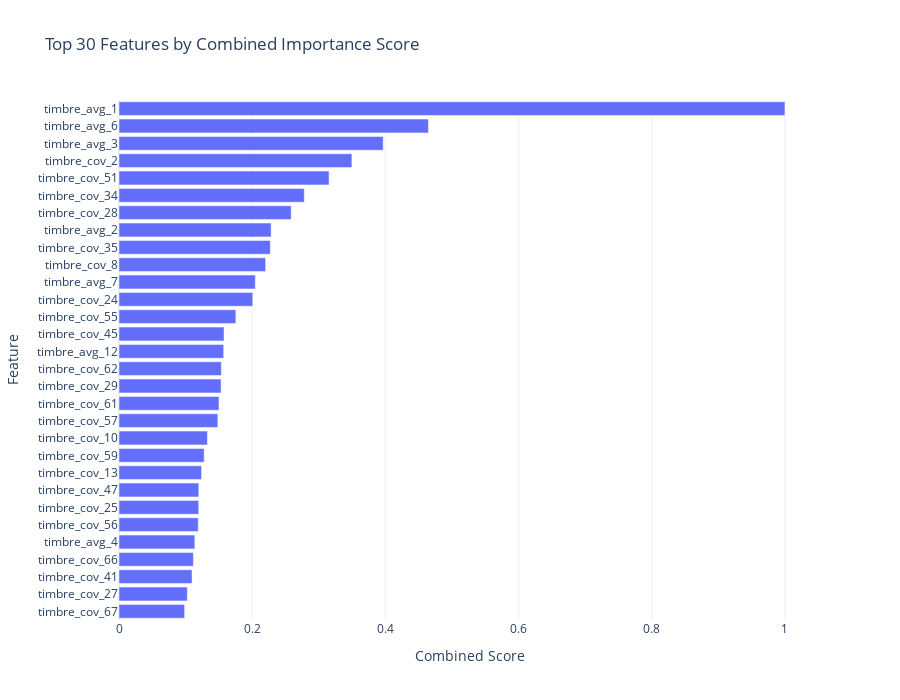

Source (notebook cell):
### Code cell
fig = px.bar(
    importance_combined.head(30),
    x='combined_score', y='feature',
    orientation='h',
    title='Top 30 Features by Combined Importance Score',
    labels={'combined_score': 'Combined Score', 'feature': 'Feature'}
)
fig.update_layout(template='plotly_white', height=700, yaxis={'categoryorder': 'total ascending'})
fig.write_html('reports/figures/19_combined_importance.html')
fig.show()

### Figure 1 — Plotly figure (JSON) as saved in the notebook; plotly's stock layout.template omitted (floating-point values rounded to 4 significant figures)
{"data": [{"hovertemplate": "Combined Score=%{x}<br>Feature=%{y}<extra></extra>", "legendgroup": "", "marker": {"color": "#636efa", "pattern": {"shape": ""}}, "name": "", "orientation": "h", "showlegend": false, "textposition": "auto", "type": "bar", "x": [1.0, 0.4647, 0.3967, 0.3497, 0.3154, 0.2782, 0.2585, 0.2284, 0.2272, 0.2202, 0.2047, 0.2009, 0.1754, 0.1577, 0.1572, 0.1536, 0.1533, 0.1501, 0.1484, 0.1328, 0.1279, 0.124, 0.1198, 0.1197, 0.119, 0.1139, 0.1117, 0.1097, 0.1026, 0.09853], "xaxis": "x", "y": ["timbre_avg_1", "timbre_avg_6", "timbre_avg_3", "timbre_cov_2", "timbre_cov_51", "timbre_cov_34", "timbre_cov_28", "timbre_avg_2", "timbre_cov_35", "timbre_cov_8", "timbre_avg_7", "timbre_cov_24", "timbre_cov_55", "timbre_cov_45", "timbre_avg_12", "timbre_cov_62", "timbre_cov_29", "timbre_cov_61", "timbre_cov_57", "timbre_cov_10", "timbre_cov_59", "timbre_cov_13", "timbre_cov_47", "timbre_cov_25", "timbre_cov_56", "timbre_avg_4", "timbre_cov_66", "timbre_cov_41", "timbre_cov_27", "timbre_cov_67"], "yaxis": "y"}], "layout": {"barmode": "relative", "height": 700, "legend": {"tracegroupgap": 0}, "title": {"text": "Top 30 Features by Combined Importance Score"}, "xaxis": {"anchor": "y", "domain": [0, 1], "title": {"text": "Combined Score"}}, "yaxis": {"anchor": "x", "categoryorder": "total ascending", "domain": [0, 1], "title": {"text": "Feature"}}}}
